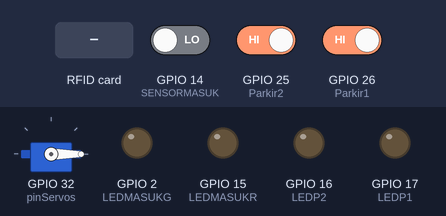
A sketch run on a simulated ESP32. On the bench: servo, output pins drawn as LEDs (lit = HIGH). Inputs (shaded band) come from the test bench; at power-on: GPIO 14 (SENSORMASUK) LOW, GPIO 25 (Parkir2) HIGH, GPIO 26 (Parkir1) HIGH. What the sketch prints to the serial monitor is not drawn.

Above: at 5.2 s.
5.3 s: RFID card 5E 7A 19 C4 held to the reader
At 7.8 s:
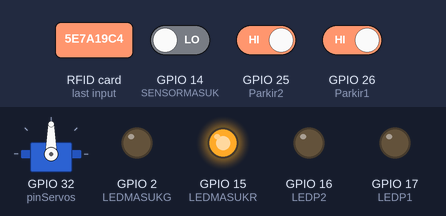
8.3 s: GPIO 14 (SENSORMASUK) driven HIGH and GPIO 25 (Parkir2) driven LOW
11.3 s: GPIO 26 (Parkir1) driven LOW
At 12.4 s:
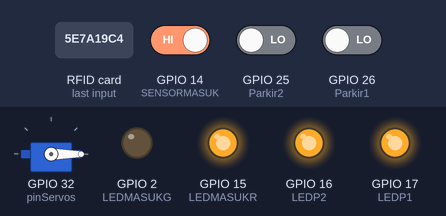
12.8 s: GPIO 25 (Parkir2) driven HIGH
At 14.0 s:
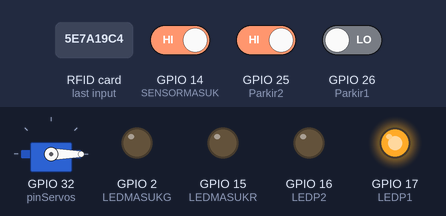
14.3 s: RFID card 5E 7A 19 C4 held to the reader
At 16.1 s:
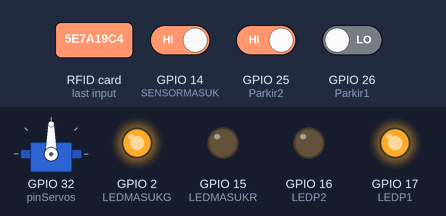
17.3 s: GPIO 14 (SENSORMASUK) driven LOW
At 17.6 s:
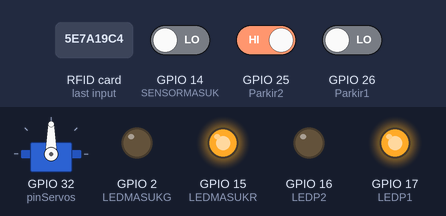
Timing chart, 0 to 21.8 s (numbered marks = the images above; inputs shaded):
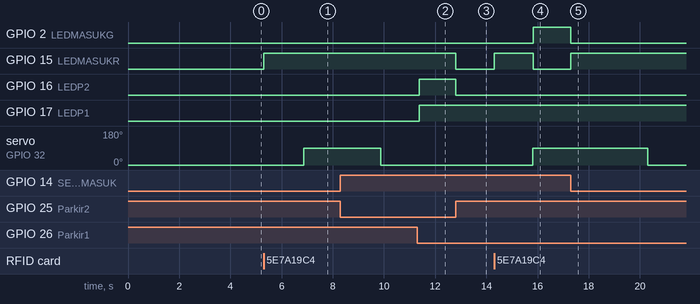

Measured:
- after the input at 5.3 s, GPIO 15 (LEDMASUKR): LOW → HIGH at once; servo on GPIO 32 (pinServos): 0° → 90° after 1.6 s
- after the input at 11.3 s, GPIO 15 (LEDMASUKR): stays HIGH (without the input it goes to LOW after 0.08 s); GPIO 17 (LEDP1): LOW → HIGH after 0.08 s
- after the input at 12.8 s, GPIO 15 (LEDMASUKR), GPIO 16 (LEDP2): HIGH → LOW at once
- after the input at 14.3 s, GPIO 2 (LEDMASUKG): LOW → HIGH after 1.5 s; GPIO 15 (LEDMASUKR): LOW → HIGH at once, → LOW 1.5 s later; servo on GPIO 32 (pinServos): 0° → 90° after 1.5 s
- after the input at 17.3 s, GPIO 2 (LEDMASUKG): HIGH → LOW at once; GPIO 15 (LEDMASUKR): LOW → HIGH at once; servo on GPIO 32 (pinServos): 90° → 0° after 3.0 s

The sketch:

APS.ino
```cpp
#include <SPI.h>
#include <MFRC522.h>
#include <ESP32Servo.h>

#define SS_PIN 21
#define RST_PIN 22
#define SENSORMASUK 14
#define LEDMASUKR 15
#define LEDMASUKG 2
#define Parkir1 26
#define LEDP1 17
#define Parkir2 25
#define LEDP2 16
#define pinServos 32

int isObstacle = HIGH;
int stateParkir1 = HIGH;
int stateParkir2 = HIGH;
bool isFull = false;


MFRC522 rfid(SS_PIN, RST_PIN); // Instance of the class

MFRC522::MIFARE_Key key;

// Init array that will store new NUID
byte nuidPICC[4];

Servo myservo;

void setup() {
  Serial.begin(9600);
  SPI.begin(); // Init SPI bus
  rfid.PCD_Init(); // Init MFRC522
  delay(4000);

  myservo.attach(pinServos);
  myservo.write(0);

  pinMode(SENSORMASUK, INPUT);
  pinMode(Parkir1, INPUT);
  pinMode(Parkir2, INPUT);
  pinMode(SENSORMASUK, INPUT);
  pinMode(LEDMASUKG, OUTPUT);
  pinMode(LEDMASUKR, OUTPUT);
  digitalWrite(LEDMASUKG, LOW);
  digitalWrite(LEDMASUKR, LOW);
  pinMode(LEDP1, OUTPUT);
  pinMode(LEDP2, OUTPUT);
  digitalWrite(LEDP1, LOW);
  digitalWrite(LEDP2, LOW);


  for (byte i = 0; i < 6; i++) {
    key.keyByte[i] = 0xFF;
  }

  Serial.println(F("This code scan the MIFARE Classsic NUID."));
  Serial.print(F("Using the following key:"));
  printHex(key.keyByte, MFRC522::MF_KEY_SIZE);
}

bool going = false;

void loop() {

  stateParkir1 = digitalRead(Parkir1);
  stateParkir2 = digitalRead(Parkir2);

  if(stateParkir1 == LOW && stateParkir2 == LOW){
    isFull = true;
  }

  else{
    isFull = false;
  }

  if(going){
    return;
  }

  if(stateParkir1 == LOW){
    digitalWrite(LEDP1, HIGH);
  }
  else{
    digitalWrite(LEDP1, LOW);
  }

  if(stateParkir2 == LOW){
    digitalWrite(LEDP2, HIGH);
  }
  else{
    digitalWrite(LEDP2, LOW);
  }

  if(isFull){
    digitalWrite(LEDMASUKR, HIGH);
    return;
  }
  else{
    digitalWrite(LEDMASUKR, LOW);
  }

  // Reset the loop if no new card present on the sensor/reader. This saves the entire process when idle.
  if ( ! rfid.PICC_IsNewCardPresent())
    return;

  // Verify if the NUID has been readed
  if ( ! rfid.PICC_ReadCardSerial())
    return;

  going = true;
  digitalWrite(LEDMASUKR, HIGH);
  delay(1500);
  Serial.print(F("PICC type: "));
  MFRC522::PICC_Type piccType = rfid.PICC_GetType(rfid.uid.sak);
  Serial.println(rfid.PICC_GetTypeName(piccType));

  // Check is the PICC of Classic MIFARE type
  if (piccType != MFRC522::PICC_TYPE_MIFARE_MINI &&
    piccType != MFRC522::PICC_TYPE_MIFARE_1K &&
    piccType != MFRC522::PICC_TYPE_MIFARE_4K) {
    Serial.println(F("Your tag is not of type MIFARE Classic."));
    return;
  }

  if (rfid.uid.uidByte[0] != nuidPICC[0] ||
    rfid.uid.uidByte[1] != nuidPICC[1] ||
    rfid.uid.uidByte[2] != nuidPICC[2] ||
    rfid.uid.uidByte[3] != nuidPICC[3] ) {
    Serial.println(F("A new card has been detected."));

    // Store NUID into nuidPICC array
    for (byte i = 0; i < 4; i++) {
      nuidPICC[i] = rfid.uid.uidByte[i];
    }

    Serial.println(F("The NUID tag is:"));
    Serial.print(F("In hex: "));
    printHex(rfid.uid.uidByte, rfid.uid.size);
    Serial.println();
    Serial.print(F("In dec: "));
    printDec(rfid.uid.uidByte, rfid.uid.size);
    Serial.println();
  }

  else {
    Serial.println(F("Card read previously."));
  }

  if(going){
    myservo.write(90);
    Serial.print("Waiting Car passing");
    while(1){
      isObstacle = digitalRead(SENSORMASUK);
      if (isObstacle == HIGH) {
        Serial.print("waiting...\n");
        digitalWrite(LEDMASUKR, LOW);
        digitalWrite(LEDMASUKG, HIGH);
      }
      else{
        digitalWrite(LEDMASUKR, HIGH);
        digitalWrite(LEDMASUKG, LOW);

        delay(3000);

        going=false;
        Serial.print("anjay lewat");
        break;
      }
    }
    myservo.write(0);
    delay(1500);
    digitalWrite(LEDMASUKR, LOW);
  }

  // Halt PICC
  rfid.PICC_HaltA();

  // Stop encryption on PCD
  rfid.PCD_StopCrypto1();
}


/**
 * Helper routine to dump a byte array as hex values to Serial.
 */
void printHex(byte *buffer, byte bufferSize) {
  for (byte i = 0; i < bufferSize; i++) {
    Serial.print(buffer[i] < 0x10 ? " 0" : " ");
    Serial.print(buffer[i], HEX);
  }
}

/**
 * Helper routine to dump a byte array as dec values to Serial.
 */
void printDec(byte *buffer, byte bufferSize) {
  for (byte i = 0; i < bufferSize; i++) {
    Serial.print(' ');
    Serial.print(buffer[i], DEC);
  }
}
```
